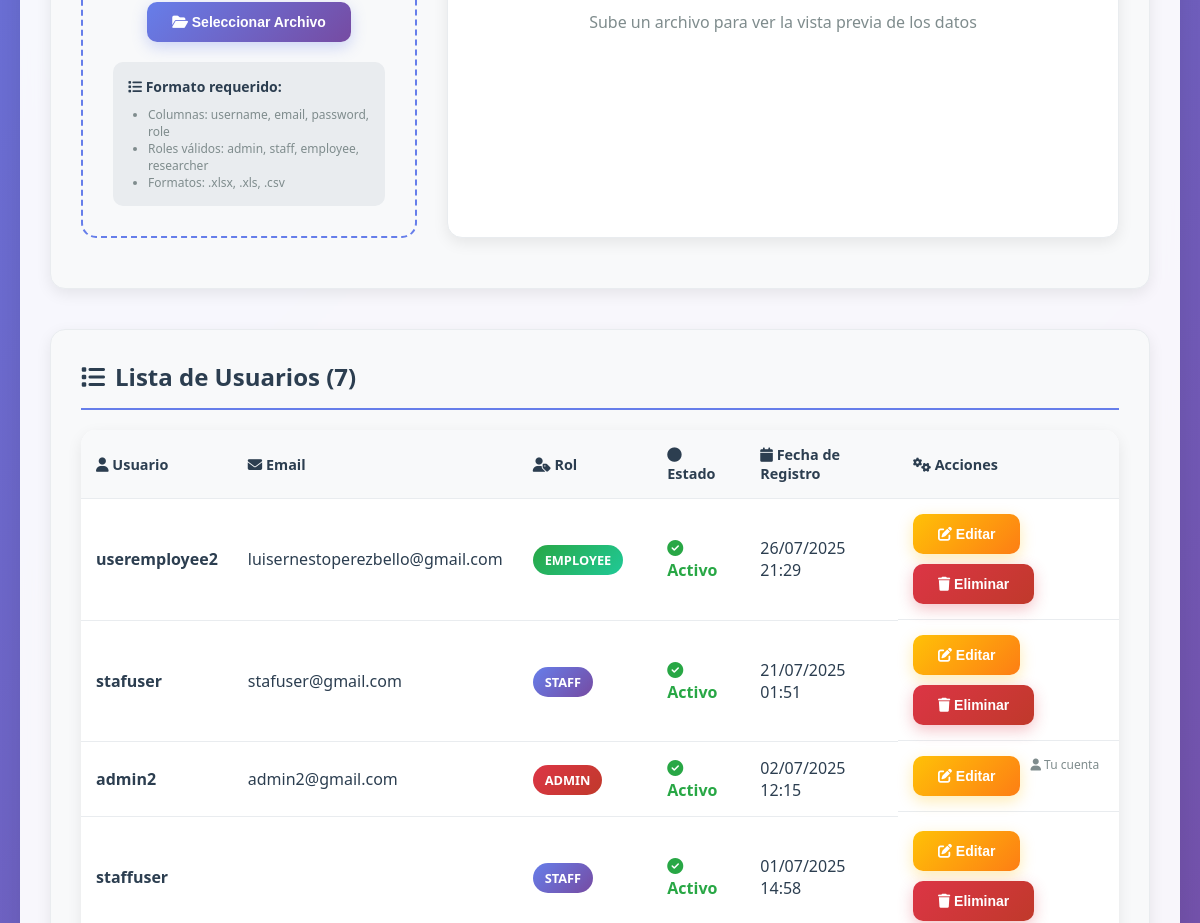
Before: /accounts/admin_user_control/ (signed in, middle part) with the older database file.
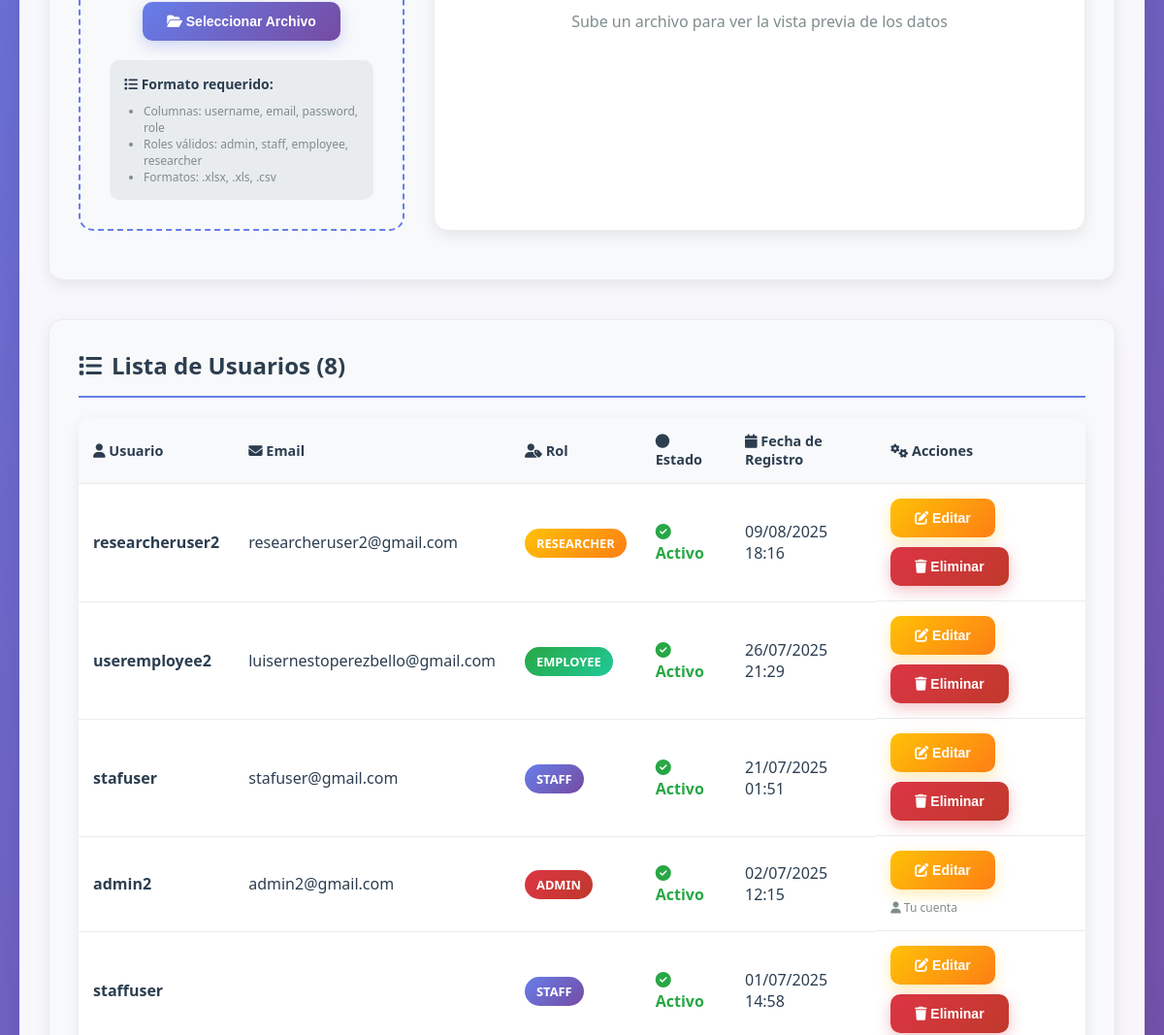
After: the same page with the newer database file.
### accounts/models.py (models this page shows, shortened)
class User(AbstractUser):
    ROLE_CHOICES = [
        ('admin', 'Admin'),
        ('staff', 'Staff'),
        ('employee', 'Employee'),
        ('researcher', 'Researcher'),
    ]
    role = models.CharField(max_length=20, choices=ROLE_CHOICES, default='employee')

### accounts/views.py (the view, shortened to what this page needs)
# urls.py: path('admin_user_control/', admin_user_control, name='admin_user_control'),
@login_required
def admin_user_control(request):
    if request.user.role != 'admin':
        return HttpResponseForbidden('Acceso denegado: No eres administrador.')
    from django.contrib.auth import get_user_model
    User = get_user_model()
    context = {}
    context['usuarios'] = User.objects.all().order_by('-date_joined')
    return render(request, 'admin_user_control.html', context)

### accounts/templates/admin_user_control.html (shortened to what the changed rows need)
<!DOCTYPE html>
<html lang="es">
<head>
    <link rel="stylesheet" href="https://cdnjs.cloudflare.com/ajax/libs/font-awesome/6.4.0/css/all.min.css">
</head>
<body>
    <div class="admin-container">
        <div class="content">
            <div class="section">
                <h2><i class="fas fa-list"></i> Lista de Usuarios ({{ usuarios.count }})</h2>
                {% if usuarios %}
                    <table class="users-table">
                        <thead>
                            <tr>
                                <th><i class="fas fa-user"></i> Usuario</th>
                                <th><i class="fas fa-envelope"></i> Email</th>
                                <th><i class="fas fa-user-tag"></i> Rol</th>
                                <th><i class="fas fa-circle"></i> Estado</th>
                                <th><i class="fas fa-calendar"></i> Fecha de Registro</th>
                                <th><i class="fas fa-cogs"></i> Acciones</th>
                            </tr>
                        </thead>
                        <tbody>
                            {% for usuario in usuarios %}
                            <tr>
                                <td><strong>{{ usuario.username }}</strong></td>
                                <td>{{ usuario.email }}</td>
                                <td>
                                    <span class="role-badge role-{{ usuario.role }}">
                                        {{ usuario.role|title }}
                                    </span>
                                </td>
                                <td>
                                    <span class="{% if usuario.is_active %}status-active{% else %}status-inactive{% endif %}">
                                        <i class="fas fa-{% if usuario.is_active %}check-circle{% else %}times-circle{% endif %}"></i>
                                        {% if usuario.is_active %}Activo{% else %}Inactivo{% endif %}
                                    </span>
                                </td>
                                <td>{{ usuario.date_joined|date:"d/m/Y H:i" }}</td>
                                <td class="actions-cell">
                                    <button class="btn btn-warning" onclick="editarUsuario({{ usuario.id }}, '{{ usuario.username }}', '{{ usuario.email }}', '{{ usuario.role }}', {% if usuario.is_active %}true{% else %}false{% endif %})">
                                        <i class="fas fa-edit"></i> Editar
                                    </button>
                                    {% if usuario != user %}
                                    <button class="btn btn-danger" onclick="eliminarUsuario({{ usuario.id }}, '{{ usuario.username }}')">
                                        <i class="fas fa-trash"></i> Eliminar
                                    </button>
                                    {% else %}
                                    <span style="color: #7f8c8d; font-size: 12px;">
                                        <i class="fas fa-user"></i> Tu cuenta
                                    </span>
                                    {% endif %}
                                </td>
                            </tr>
                            {% endfor %}
                        </tbody>
                    </table>
                {% else %}
                    <div style="text-align: center; padding: 40px; color: #7f8c8d;">
                        <i class="fas fa-users fa-3x mb-3" style="color: #667eea;"></i>
                        <p style="font-style: italic;">No hay usuarios registrados</p>
                    </div>
                {% endif %}
            </div>
        </div>
    </div>
</body>
</html>

Changed rows visible on the page:
added User: username "researcheruser2", email "researcheruser2@gmail.com", role "RESEARCHER", is_active True (drawn), date_joined "09/08/2025 18:16"
Other visible differences:
{{ usuarios.count }}: "7" → "8"
